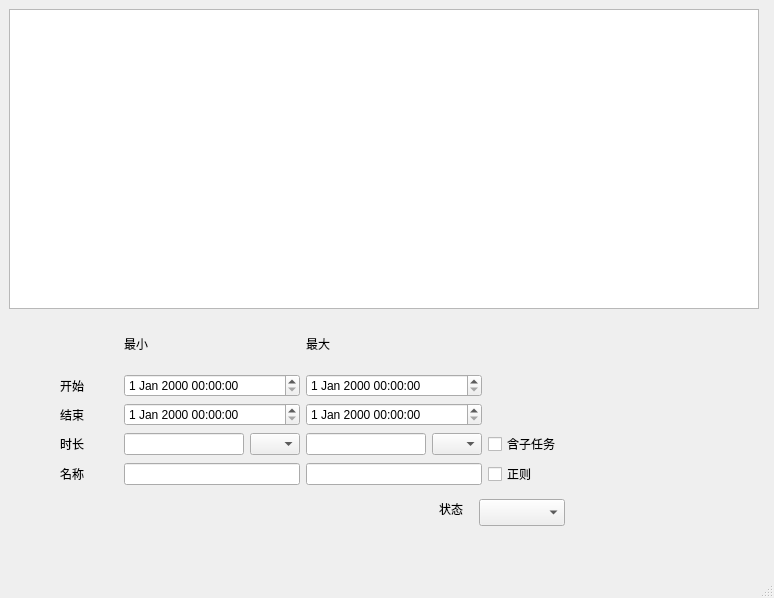
<?xml version="1.0" encoding="UTF-8"?>
<ui version="4.0">
 <class>MainWindow</class>
 <widget class="QMainWindow" name="MainWindow">
  <property name="geometry">
   <rect>
    <x>0</x>
    <y>0</y>
    <width>774</width>
    <height>598</height>
   </rect>
  </property>
  <property name="windowTitle">
   <string>MainWindow</string>
  </property>
  <widget class="QWidget" name="centralwidget">
   <widget class="QComboBox" name="comboBox_3">
    <property name="geometry">
     <rect>
      <x>479</x>
      <y>499</y>
      <width>86</width>
      <height>27</height>
     </rect>
    </property>
   </widget>
   <widget class="PlotWidget" name="PlotView">
    <property name="geometry">
     <rect>
      <x>9</x>
      <y>9</y>
      <width>750</width>
      <height>300</height>
     </rect>
    </property>
    <property name="minimumSize">
     <size>
      <width>750</width>
      <height>300</height>
     </size>
    </property>
    <property name="maximumSize">
     <size>
      <width>750</width>
      <height>300</height>
     </size>
    </property>
   </widget>
   <widget class="QLabel" name="label_7">
    <property name="geometry">
     <rect>
      <x>439</x>
      <y>499</y>
      <width>31</width>
      <height>19</height>
     </rect>
    </property>
    <property name="text">
     <string>状态</string>
    </property>
   </widget>
   <widget class="QWidget" name="layoutWidget">
    <property name="geometry">
     <rect>
      <x>60</x>
      <y>320</y>
      <width>501</width>
      <height>166</height>
     </rect>
    </property>
    <layout class="QGridLayout" name="gridLayout_2">
     <item row="0" column="1" colspan="2">
      <widget class="QLabel" name="label_4">
       <property name="text">
        <string>最小</string>
       </property>
      </widget>
     </item>
     <item row="0" column="3" colspan="2">
      <widget class="QLabel" name="label_5">
       <property name="text">
        <string>最大</string>
       </property>
      </widget>
     </item>
     <item row="1" column="0">
      <widget class="QLabel" name="label_2">
       <property name="text">
        <string>开始</string>
       </property>
      </widget>
     </item>
     <item row="1" column="1" colspan="2">
      <widget class="QDateTimeEdit" name="dateTimeEdit_3">
       <property name="maximumSize">
        <size>
         <width>180</width>
         <height>16777215</height>
        </size>
       </property>
      </widget>
     </item>
     <item row="1" column="3" colspan="2">
      <widget class="QDateTimeEdit" name="dateTimeEdit_4">
       <property name="maximumSize">
        <size>
         <width>180</width>
         <height>16777215</height>
        </size>
       </property>
      </widget>
     </item>
     <item row="2" column="0">
      <widget class="QLabel" name="label_3">
       <property name="text">
        <string>结束</string>
       </property>
      </widget>
     </item>
     <item row="2" column="1" colspan="2">
      <widget class="QDateTimeEdit" name="dateTimeEdit">
       <property name="maximumSize">
        <size>
         <width>180</width>
         <height>16777215</height>
        </size>
       </property>
      </widget>
     </item>
     <item row="2" column="3" colspan="2">
      <widget class="QDateTimeEdit" name="dateTimeEdit_2">
       <property name="maximumSize">
        <size>
         <width>180</width>
         <height>16777215</height>
        </size>
       </property>
      </widget>
     </item>
     <item row="3" column="0">
      <widget class="QLabel" name="label_6">
       <property name="text">
        <string>时长</string>
       </property>
      </widget>
     </item>
     <item row="3" column="1">
      <widget class="QLineEdit" name="lineEdit_3">
       <property name="maximumSize">
        <size>
         <width>120</width>
         <height>16777215</height>
        </size>
       </property>
      </widget>
     </item>
     <item row="3" column="2">
      <widget class="QComboBox" name="comboBox_2">
       <property name="maximumSize">
        <size>
         <width>50</width>
         <height>16777215</height>
        </size>
       </property>
      </widget>
     </item>
     <item row="3" column="3">
      <widget class="QLineEdit" name="lineEdit_4">
       <property name="maximumSize">
        <size>
         <width>120</width>
         <height>16777215</height>
        </size>
       </property>
      </widget>
     </item>
     <item row="3" column="4">
      <widget class="QComboBox" name="comboBox">
       <property name="maximumSize">
        <size>
         <width>50</width>
         <height>16777215</height>
        </size>
       </property>
      </widget>
     </item>
     <item row="3" column="5">
      <widget class="QCheckBox" name="checkBox_2">
       <property name="text">
        <string>含子任务</string>
       </property>
      </widget>
     </item>
     <item row="4" column="0">
      <widget class="QLabel" name="label">
       <property name="text">
        <string>名称</string>
       </property>
      </widget>
     </item>
     <item row="4" column="1" colspan="2">
      <widget class="QLineEdit" name="lineEdit"/>
     </item>
     <item row="4" column="3" colspan="2">
      <widget class="QLineEdit" name="lineEdit_2">
       <property name="maximumSize">
        <size>
         <width>180</width>
         <height>16777215</height>
        </size>
       </property>
      </widget>
     </item>
     <item row="4" column="5">
      <widget class="QCheckBox" name="checkBox">
       <property name="text">
        <string>正则</string>
       </property>
      </widget>
     </item>
    </layout>
   </widget>
  </widget>
  <widget class="QMenuBar" name="menubar">
   <property name="geometry">
    <rect>
     <x>0</x>
     <y>0</y>
     <width>774</width>
     <height>29</height>
    </rect>
   </property>
  </widget>
  <widget class="QStatusBar" name="statusbar"/>
 </widget>
 <customwidgets>
  <customwidget>
   <class>PlotWidget</class>
   <extends>QGraphicsView</extends>
   <header>pyqtgraph</header>
  </customwidget>
 </customwidgets>
 <resources/>
 <connections/>
</ui>
